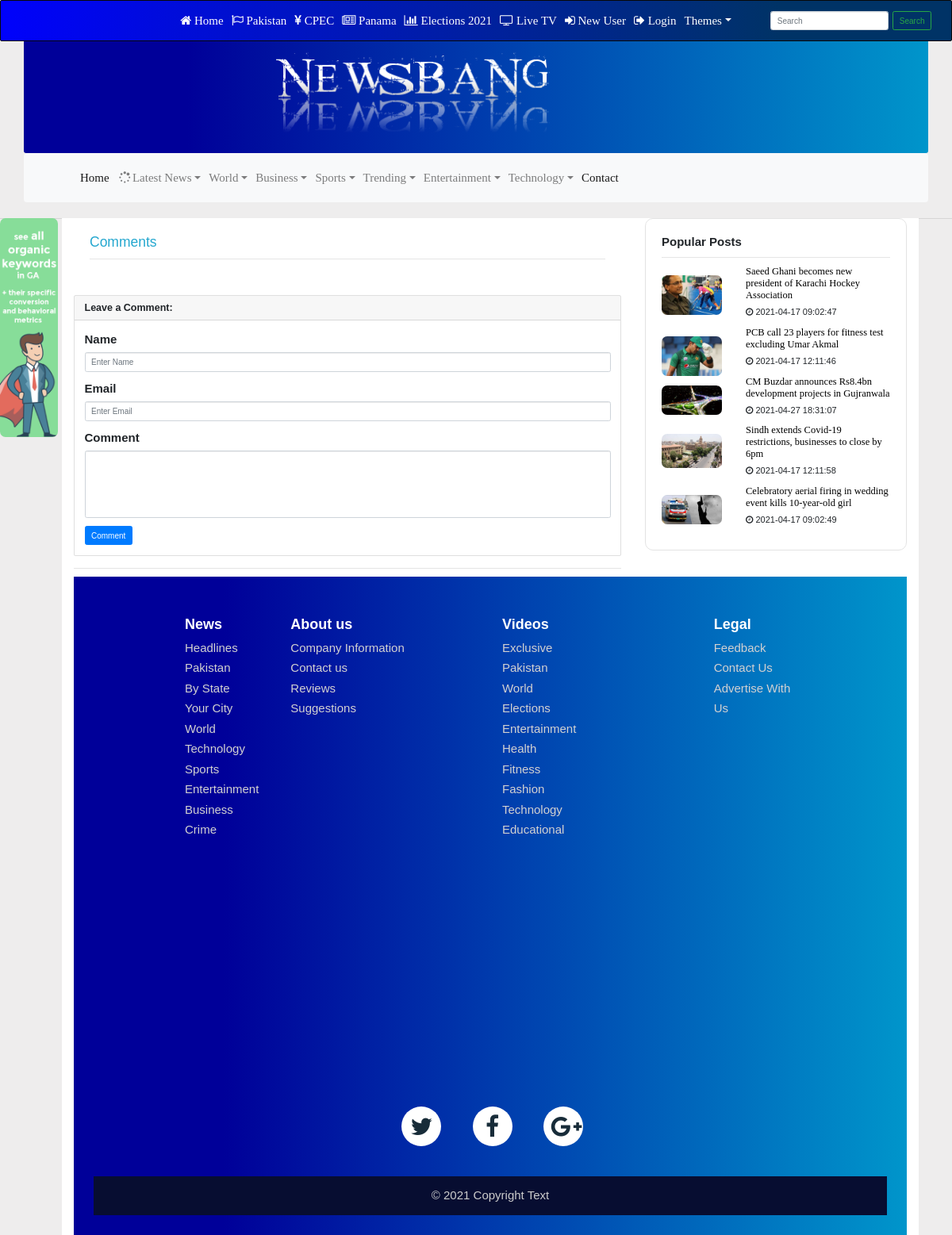
The app's page /post.php with its own data.
### tables this page shows
CREATE TABLE `news_cat` (
  `item_id` int(100) NOT NULL,
  `user_id` int(255) NOT NULL,
  `state_id` int(255) NOT NULL,
  `city_id` int(255) NOT NULL,
  `news_cate` int(255) NOT NULL,
  `news_title` varchar(100) NOT NULL,
  `news_img` varchar(255) NOT NULL,
  `news_desc` longtext NOT NULL,
  `full_news` longtext NOT NULL,
  `news_date` timestamp NOT NULL DEFAULT current_timestamp() ON UPDATE current_timestamp(),
  `views` int(11) NOT NULL
);

### functions.php (the view, shortened to what this page needs)
<?php
$hostname="localhost";
$username="root";
$password="";
$db_name="newsbang";
$connection = new mysqli($hostname, $username, $password,$db_name);
function popular(){
  global $connection;
$get_products="SELECT * FROM news_cat WHERE news_cate='7' ORDER BY rand() LIMIT 0,5";
$run_products=mysqli_query($connection,$get_products);
while ($row_products=mysqli_fetch_assoc($run_products)) {
$item_id=$row_products['item_id'];
$news_title=$row_products['news_title'];
$news_date=$row_products['news_date'];
$news_image=$row_products['news_img'];
echo "
                           <div class='row'>
                                <div class='col-sm-4'>
                                    <a href='post.php?item_id=$item_id'><img src='news_photos/$news_image' alt='Image 1'></a>
                                </div>
                              <div class='col-sm-8 details'>
                                    <a style='font-family:NotoSans-Bold;color:black;'  href='post.php?item_id=$item_id'><h5>$news_title</h5></a>
                                    <p><i class='fa fa-clock-o'></i>
$news_date</p>
                                </div>
                            </div>
  ";
}
}
?>

### style.css (style rules this page uses)
.popular .details p { font-family: arial; font-size: 11px; }
.popular img { width:100%; margin-top:12px; }

### css/sidebar.css (style rules this page uses)
.popular .details p { font-family: arial; font-size: 11px; }
.popular img { width:100%; margin-top:12px; }

### header.php (style rules this page uses)
footer { background-color: #f2f2f2; padding: 25px; }
img { border-radius: 7px; -moz-transition: all 0.3s; -webkit-transition: all 0.3s; transition: all 0.3s; }

### records on screen
news_cat: news_img (picture), news_title "Saeed Ghani becomes new president of Karachi Hockey Association", news_date "2021-04-17 09:02:47"
news_cat: news_img (picture), news_title "PCB call 23 players for fitness test excluding Umar Akmal", news_date "2021-04-17 12:11:46"
news_cat: news_img (picture), news_title "CM Buzdar announces Rs8.4bn development projects in Gujranwala", news_date "2021-04-27 18:31:07"
news_cat: news_img (picture), news_title "Sindh extends Covid-19 restrictions, businesses to close by 6pm", news_date "2021-04-17 12:11:58"
news_cat: news_img (picture), news_title "Celebratory aerial firing in wedding event kills 10-year-old girl", news_date "2021-04-17 09:02:49"
